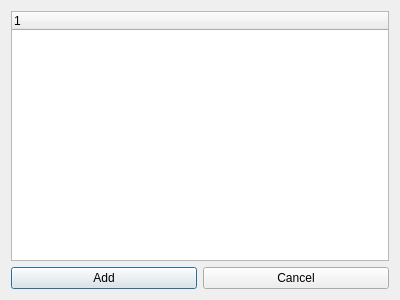
<?xml version="1.0" encoding="UTF-8"?>
<ui version="4.0">
 <class>NodeListDialog</class>
 <widget class="QDialog" name="NodeListDialog">
  <property name="geometry">
   <rect>
    <x>0</x>
    <y>0</y>
    <width>400</width>
    <height>300</height>
   </rect>
  </property>
  <property name="windowTitle">
   <string>Dialog</string>
  </property>
  <layout class="QGridLayout" name="gridLayout_2">
   <item row="0" column="0">
    <layout class="QGridLayout" name="gridLayout">
     <item row="1" column="0">
      <widget class="QPushButton" name="pushButton">
       <property name="text">
        <string>Add</string>
       </property>
      </widget>
     </item>
     <item row="1" column="1">
      <widget class="QPushButton" name="pushButton_2">
       <property name="text">
        <string>Cancel</string>
       </property>
      </widget>
     </item>
     <item row="0" column="0" colspan="2">
      <widget class="QTreeWidget" name="NodeList">
       <column>
        <property name="text">
         <string notr="true">1</string>
        </property>
       </column>
      </widget>
     </item>
    </layout>
   </item>
  </layout>
 </widget>
 <resources/>
 <connections/>
</ui>
